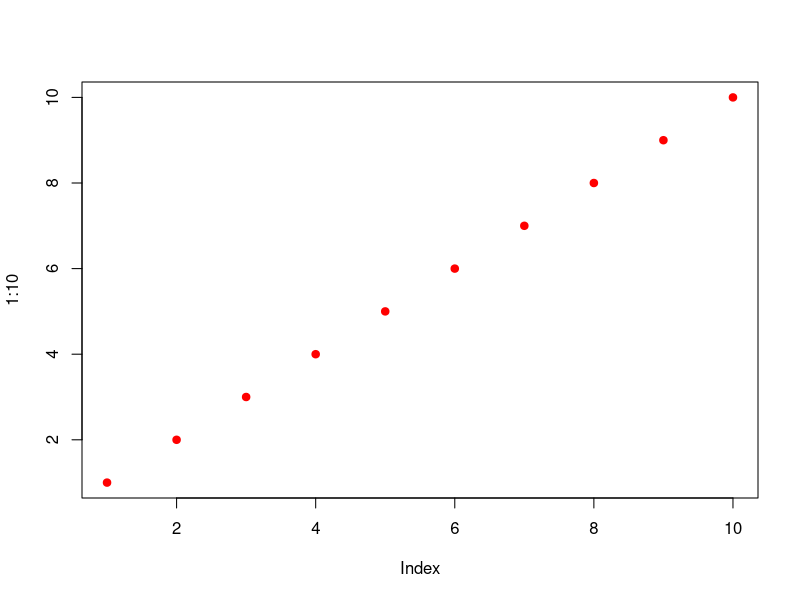
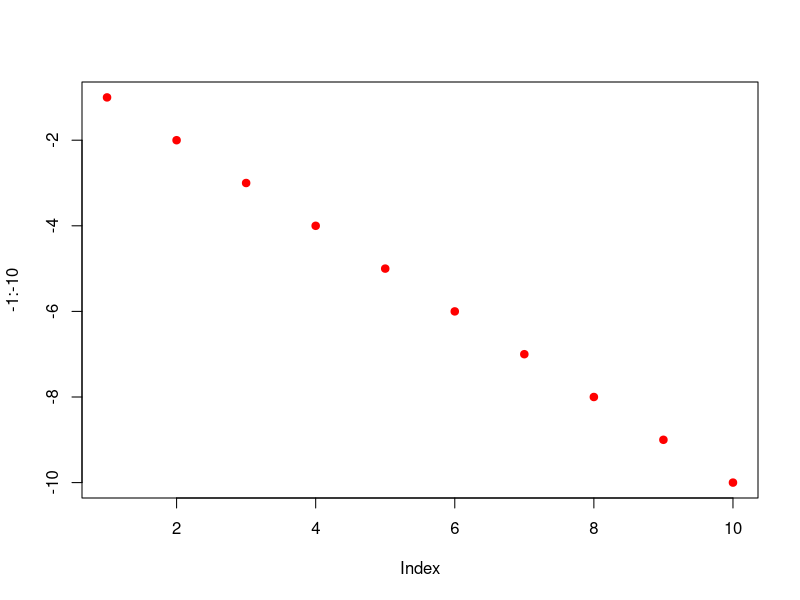
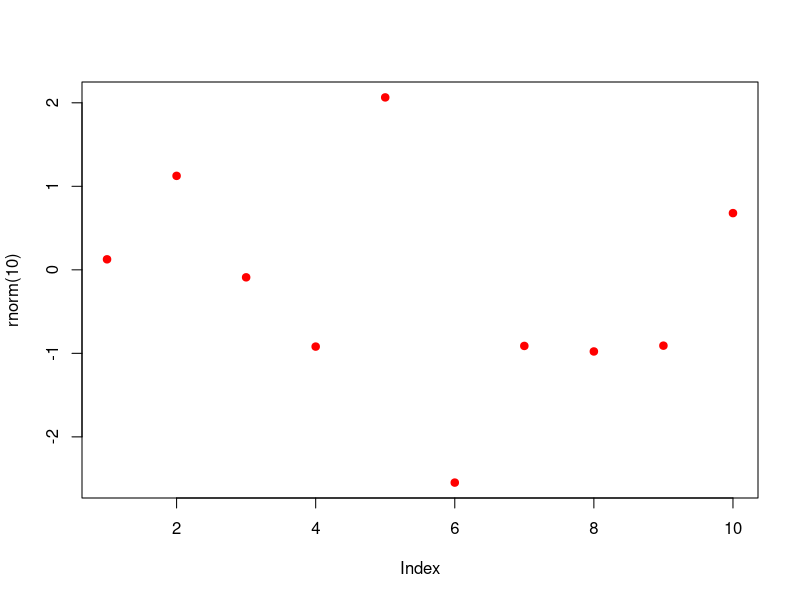
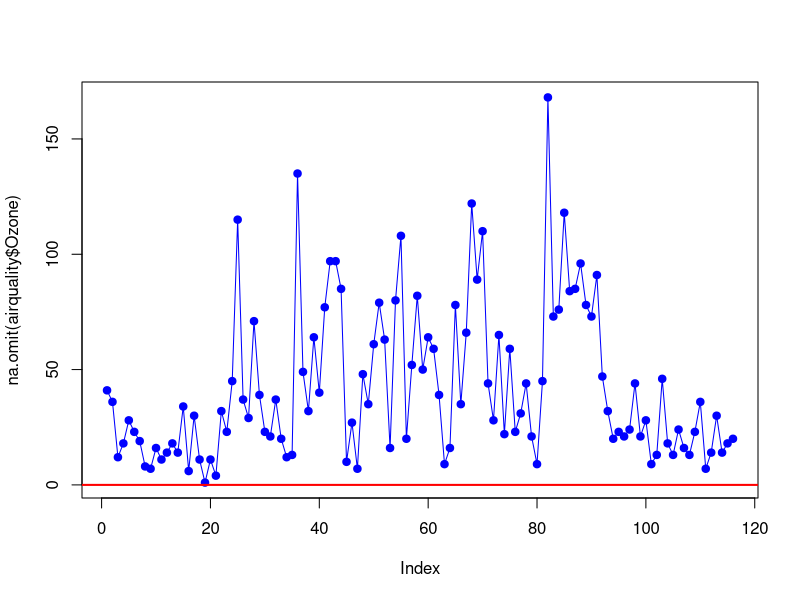
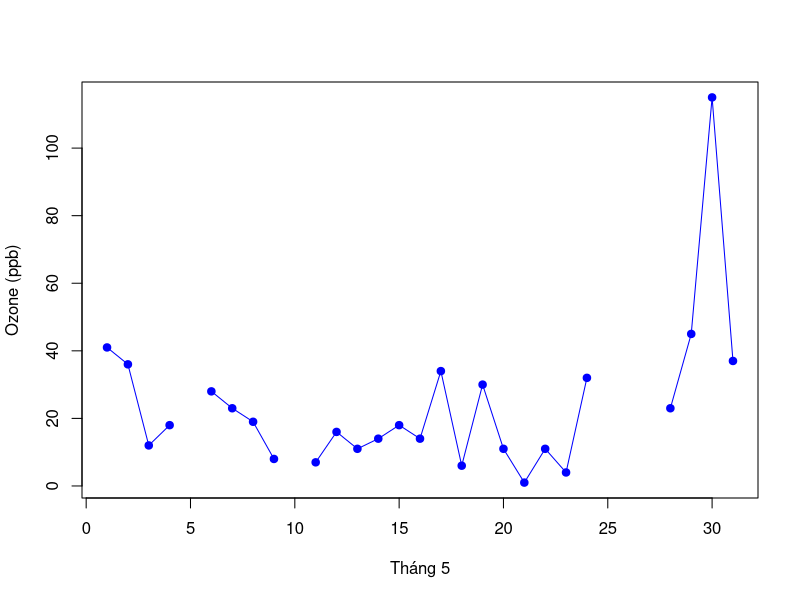
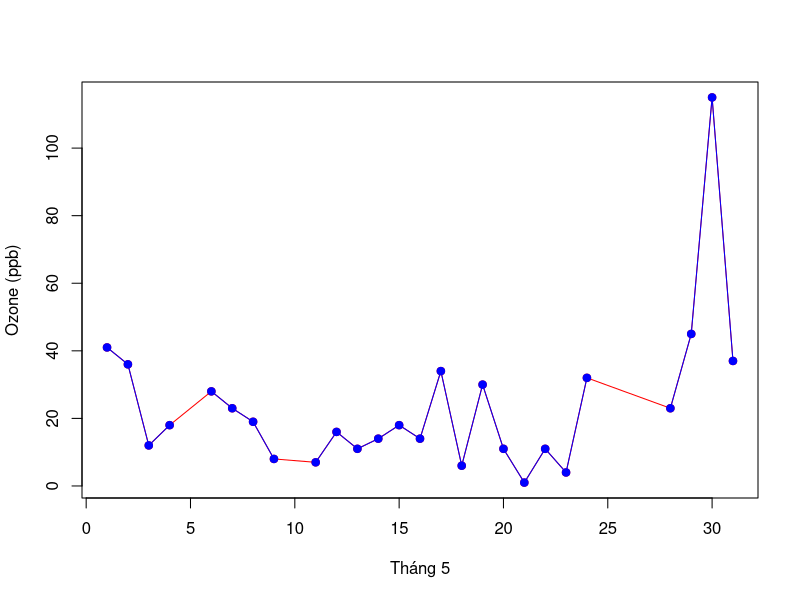
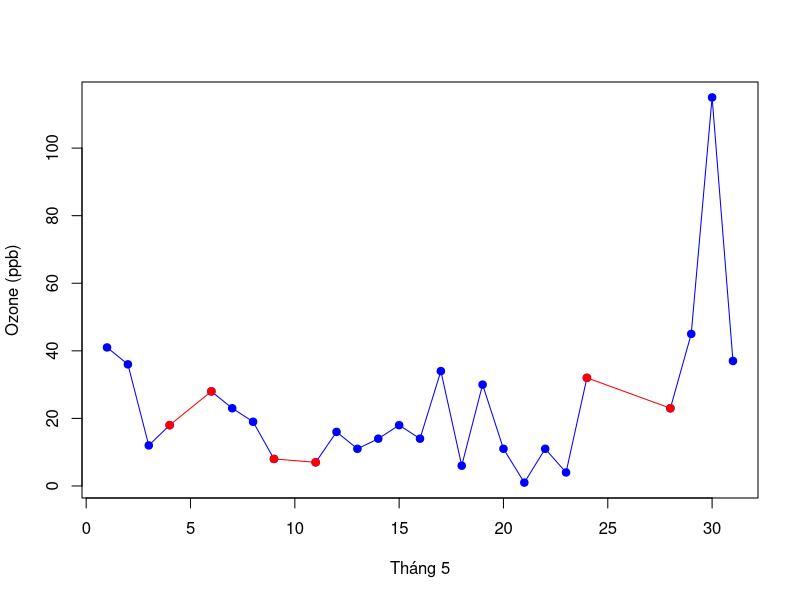

Write the R code that produced these figures, in order.
plot(1:10, col = "red", pch = 19)

plot(-1:-10, col = "red", pch = 19)

plot(rnorm(10), col = "red", pch = 19)

plot(x = na.omit(airquality$Ozone), 
     type = "o",
     col = "blue", 
     pch = 19)

abline(h = 0, col = "red", lwd = 2)

###

plot(x = airquality$Day[airquality$Month == 5],
     y = airquality$Ozone[airquality$Month == 5],
     type = "o",
     col = "blue", 
     xlab = "Tháng 5",
     ylab = "Ozone (ppb)",
     pch = 19)

### cách 1

plot(x = airquality$Day[airquality$Month == 5][complete.cases(airquality$Ozone[airquality$Month == 5])],
     y = airquality$Ozone[airquality$Month == 5][complete.cases(airquality$Ozone[airquality$Month == 5])],
     type = "o",
     col = "red", 
     xlab = "Tháng 5",
     ylab = "Ozone (ppb)",
     pch = 19)

points(x = airquality$Day[airquality$Month == 5],
     y = airquality$Ozone[airquality$Month == 5],
     type = "o",
     col = "blue", 
     xlab = "Tháng 5",
     ylab = "Ozone (ppb)",
     pch = 19)

### cách 2

ozone_month_5 <- data.frame(day = airquality$Day[airquality$Month == 5],
                            ozone = airquality$Ozone[airquality$Month == 5])

ozone_month_5_clean <- na.omit(ozone_month_5)

attributes(ozone_month_5_clean)$na.action

na_1 <- as.numeric(attributes(ozone_month_5_clean)$na.action)

na_2 <- which(is.na(ozone_month_5$ozone))

na_3 <- which(!complete.cases(ozone_month_5))

ozone_month_5[na_1 - 1, ]

ozone_month_5[na_1, ]

ozone_month_5[na_1 + 1, ]

rbind(ozone_month_5[na_1 - 1, ],
      ozone_month_5[na_1, ],
      ozone_month_5[na_1 + 1, ]) -> df_ok

df_ok |> dplyr::arrange(day) -> df_ok

df_ok[!duplicated(df_ok), ] -> df_ok_1

df_ok_1$keep <- paste0(df_ok_1$day,
                       "-",
                       df_ok_1$ozone)

ozone_month_5$keep <- paste0(ozone_month_5$day,
                             "-",
                             ozone_month_5$ozone)

ozone_month_5$check_1 <- ozone_month_5$keep %in% df_ok_1$keep

ozone_month_5$check_2 <- complete.cases(ozone_month_5$ozone)

ozone_month_5[!ozone_month_5$check_1, c("day", "ozone")] <- NA

ozone_month_5[ozone_month_5$check_2, c("day", "ozone")] -> ozone_ok

plot(x = airquality$Day[airquality$Month == 5],
     y = airquality$Ozone[airquality$Month == 5],
     type = "o",
     col = "blue", 
     xlab = "Tháng 5",
     ylab = "Ozone (ppb)",
     pch = 19)

na.omit(ozone_ok) -> yes

points(x = ozone_ok$day,
       y = ozone_ok$ozone,
       col = "red",
       type = "o",
       pch = 19)




























